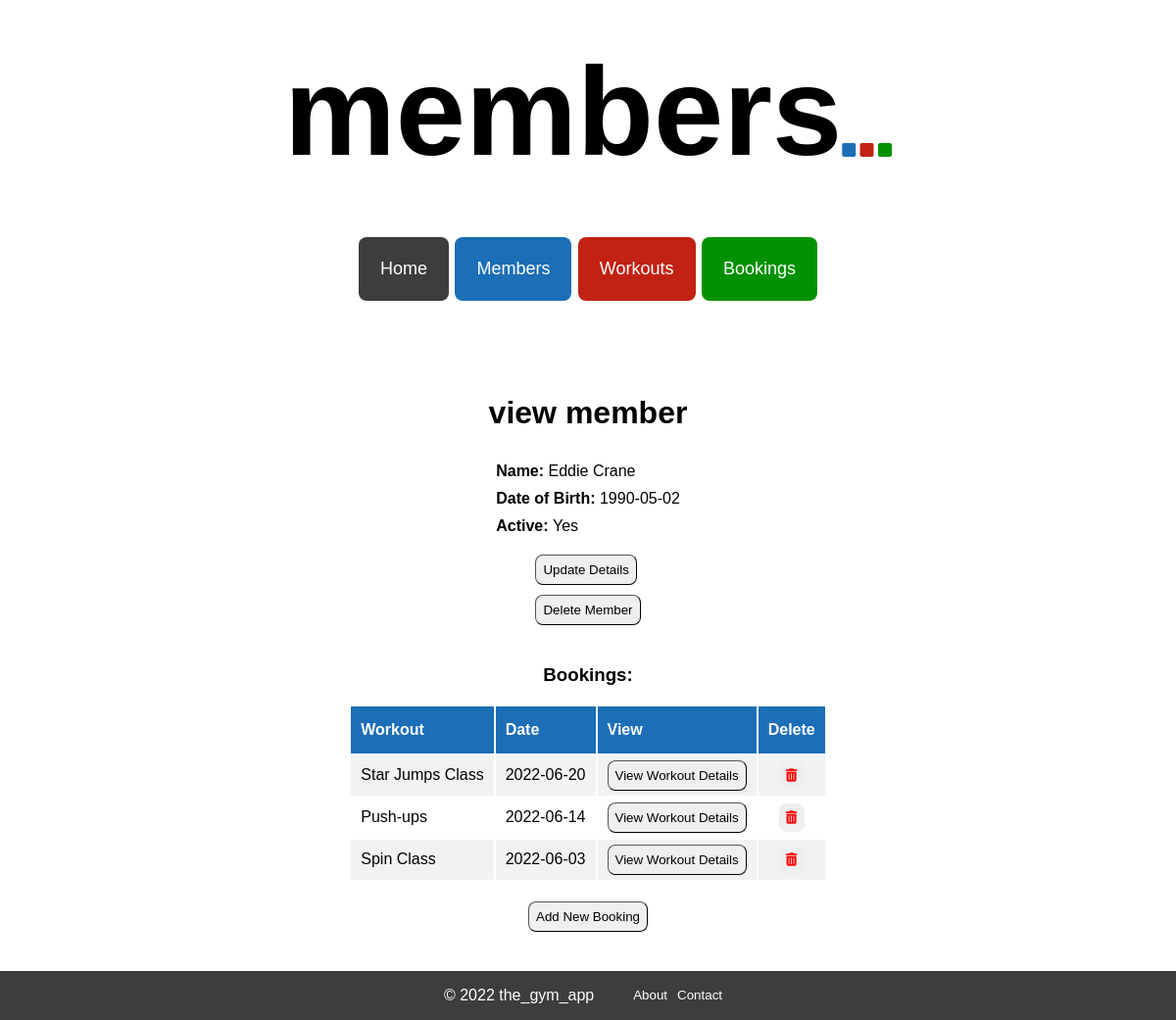
The page /members/6 on the database its author committed.
### tables this page shows
CREATE TABLE members (
    id INTEGER PRIMARY KEY AUTOINCREMENT,
    first_name VARCHAR,
    last_name VARCHAR,
    dob DATE,
    active BOOLEAN
);

CREATE TABLE workouts (
    id INTEGER PRIMARY KEY AUTOINCREMENT,
    name VARCHAR,
    date DATE,
    description TEXT,
    duration INTEGER,
    capacity INTEGER,
    capacity_filled INTEGER,
    active BOOLEAN
);

### controllers/member_controller.py (the view)
@members_blueprint.route("/members/<id>")
def member_show(id):
    route_name = "members"
    member = member_repository.select(id)
    bookings = member_repository.get_bookings_member(member)
    return render_template("members/show.html", route_name=route_name, member=member, bookings=bookings)

### db/run_sql.py (called while the page is built)
def get_db():
    path = os.path.dirname(os.path.abspath(__file__))
    db = os.path.join(path, "gym_db.db")
    conn = sqlite3.connect(db)
    conn.execute("PRAGMA foreign_keys = 1")
    conn.row_factory = sqlite3.Row
    return conn

def run_sql(sql, values = []):
    db = get_db()
    cursor = db.cursor()
    cursor.execute(sql, values)
    results = cursor.fetchall()
    db.commit()
    db.close()
    return results

### repositories/member_repository.py (called while the page is built)
def select(id):
    member = None
    sql = "SELECT * FROM members WHERE id = ?"
    values = [id]
    result = run_sql(sql, values)[0]
    if result is not None:
        active = True if result['active'] == 1 else False
        member = Member(result['first_name'], result['last_name'], result['dob'], active, result['id'])
    return member

def get_bookings_member(member):
    bookings = []
    sql = "SELECT * from bookings WHERE member_id = ?"
    values = [member.id]
    results = run_sql(sql, values)
    for row in results:
        member1 = select(row['member_id'])
        workout = workout_repository.select(row['workout_id'])
        booking = Booking(member1, workout, row['id'])
        bookings.append(booking)
    return bookings

### repositories/workout_repository.py (called while the page is built)
def select(id):
    workout = None
    sql = "SELECT * FROM workouts where id = ?"
    values = [id]
    result = run_sql(sql, values)[0]
    if result is not None:
        active = True if result['active'] == 1 else False
        workout = Workout(result['name'], result['date'], result['description'], result['duration'], result['capacity'], result['capacity_filled'], active, result['id'])
    return workout

### templates/members/show.html
{% extends 'base.html'%}
{% block content %}
<div class="show_page_container">
<h1>view member</h1>
<div class="show_page_top_details">
    <div><b>Name: </b>{{member.first_name}} {{member.last_name}}</div>
    <div><b>Date of Birth: </b>{{member.dob}}</div>
    {% if member.active == True %}
    <div><b>Active: </b>Yes</div>
    {% elif member.active == False %}
    <div><b>Active: </b>No</div>
    {% endif %}
</div>
<div id="show_page_top_buttons">
    <button class="show_page_button" id="update_button"><a class="show_page_link" href="/members/{{member.id}}/update">Update Details</a></button>
    <form action="/members/{{member.id}}/delete" method="POST"><button class="show_page_button" id="delete_button">Delete Member</button></form>
</div>
<h3 class="bookings_header">Bookings:</h3>
<table class="show_page_table">
    <tr class="show_page_table_headers" id="show_page_table_headers_members">
        <th>Workout</th>
        <th>Date</th>
        <th>View</th>
        <th>Delete</th>
    </tr>
    {% for booking in bookings %}
    <tr class="show_page_table_content">
        <td>{{booking.workout.name}}</td>
        <td>{{booking.workout.date}}</td>
        <td>
            <button class="show_page_button" id="show_page_view_button">
                <a class="show_page_link" href="/workouts/{{booking.workout.id}}">View Workout Details</a>
            </button>
        </td>
        <td class="delete_column">
            <form action="/bookings/member/{{booking.id}}/delete" method="POST">
                <button class="show_page_button" id="show_page_delete_button"><i class="fa-solid fa-trash-can" style="color: red"></i></button>
            </form>
        </td>
    </tr>
    {% endfor %}
</table>
{% if member.active == False %}
<p><b>Sorry, you can't add bookings for inactive members.</b></p>
{% else %}
<button class="show_page_button" id="show_page_bottom_button">
    <a class="show_page_link" href="/bookings/create/member/{{member.id}}">Add New Booking</a>
</button>
{% endif %}
</div>
{% endblock %}

### static/style.css (style rules this page uses)
body { font-family: Verdana, Geneva, Tahoma, sans-serif; min-height: 100%; margin: 0; padding: 0; }

### static/index_pages.css (style rules this page uses)
.delete_column { text-align: center; }

### static/show_pages.css (style rules this page uses)
.show_page_container { display: flex; flex-direction: column; align-items: center; justify-content: center; margin: 40px auto; }
.show_page_top_details>div { margin: 10px auto; }
.show_page_table { width: auto; text-align: left; }
.show_page_table_headers { background-color: #1c6eb6; color: white; }
.show_page_table_headers>th { padding: 15px 10px; }
.show_page_table_content>td { padding: 5px 10px; }
.show_page_table_content:nth-child(even) { background-color: #f2f2f2; }
.show_page_button { padding: 7px; border-radius: 8px; border-width: 1px; }
#show_page_delete_button { border: none; }
.show_page_link { color: #000000; text-decoration: none; }
#show_page_top_buttons>button { margin: 10px auto; }
#show_page_bottom_button { margin-top: 20px; }
.bookings_header { margin-top: 40px; }

### rows shown on the page
members: first_name "Eddie", last_name "Crane", dob "1990-05-02"
workouts: workout.name "Star Jumps Class", workout "2022-06-20"
workouts: workout.name "Push-ups", workout "2022-06-14"
workouts: workout.name "Spin Class", workout "2022-06-03"

### other values the page prints
{{ route_name }} "members"
